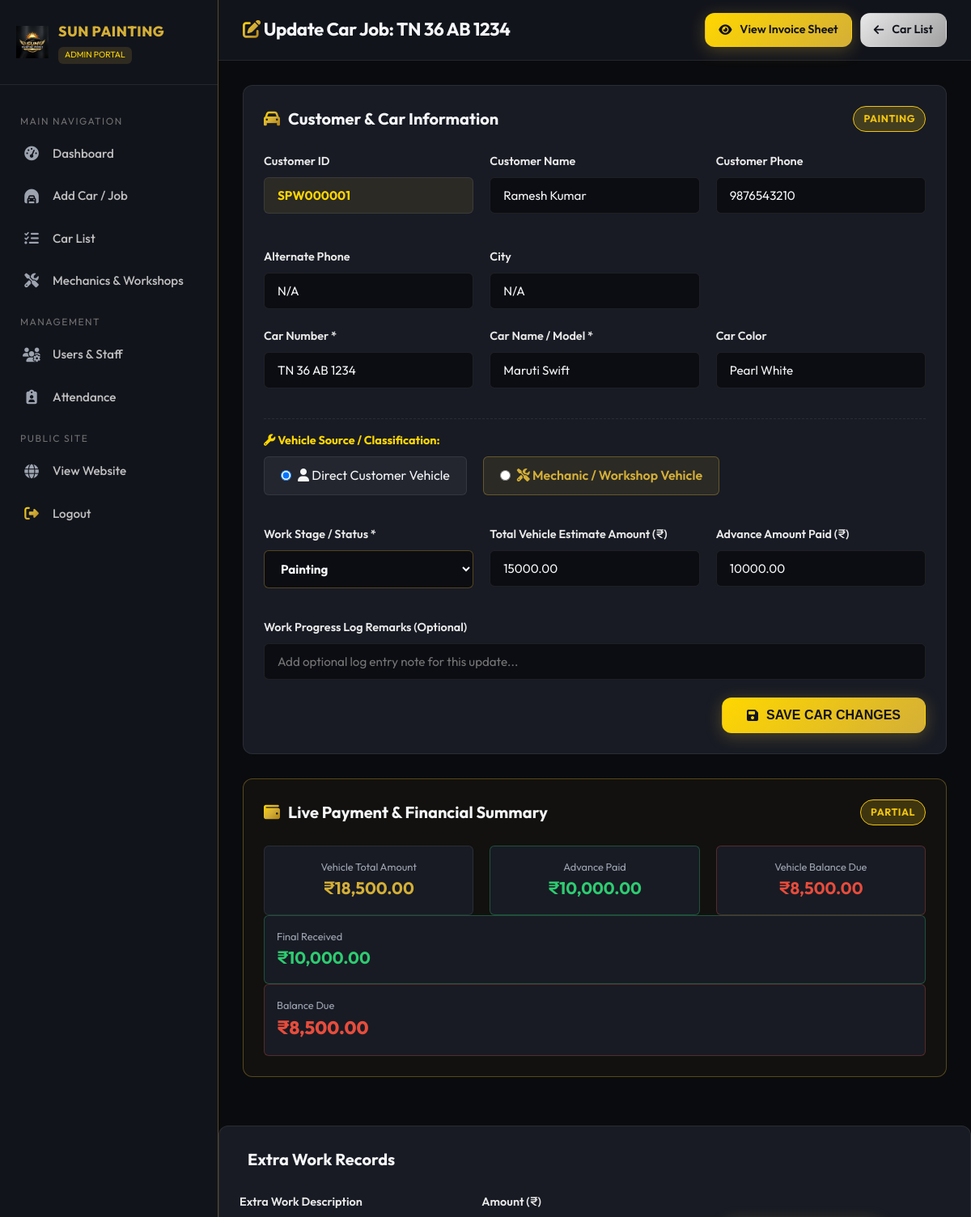
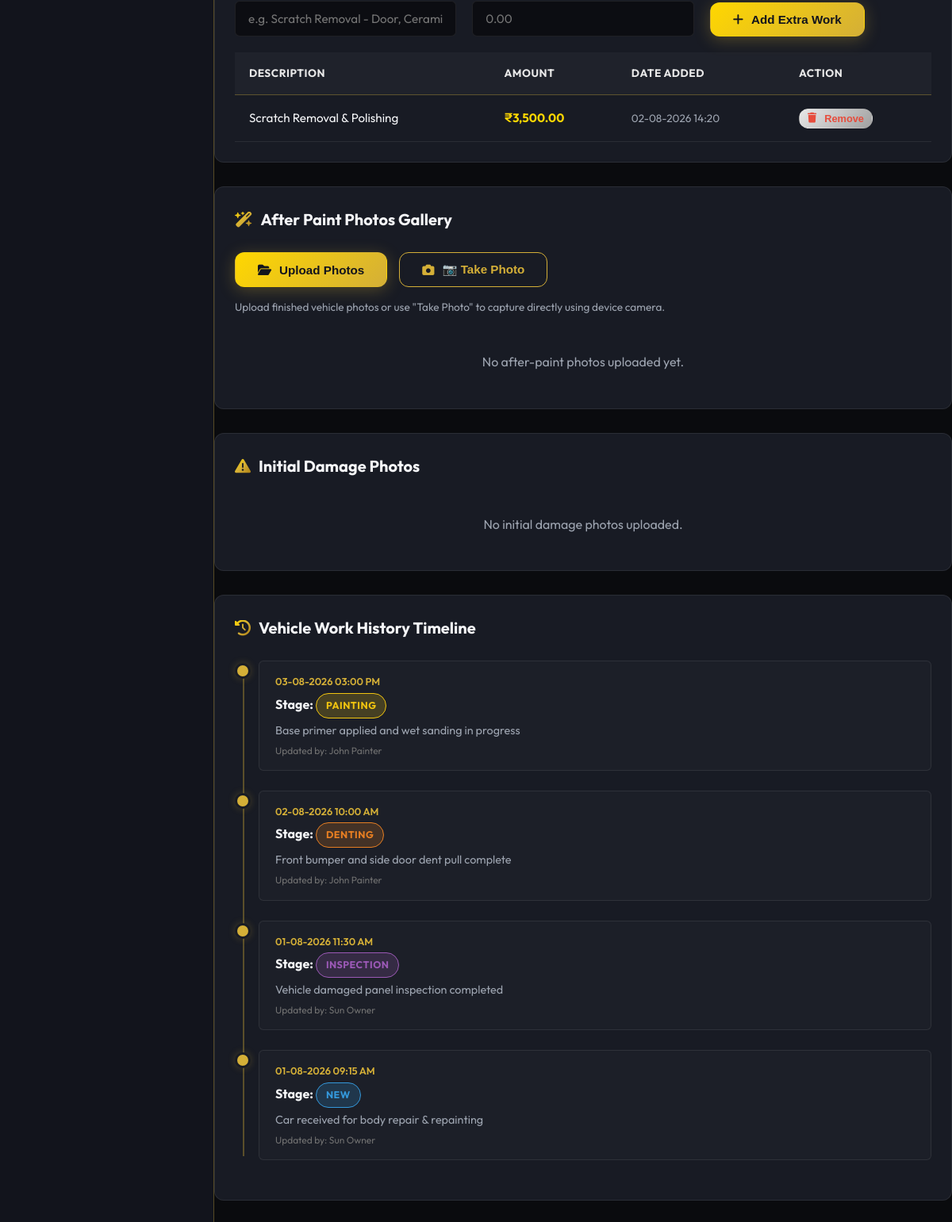
Page /admin/update_car.php?id=1 (signed in) on the committed database (2 pictures, top to bottom).
### tables this page shows
CREATE TABLE IF NOT EXISTS `cars` (
  `id` INT AUTO_INCREMENT PRIMARY KEY,
  `customer_id` VARCHAR(50) NOT NULL,
  `car_number` VARCHAR(50) NOT NULL,
  `car_name` VARCHAR(100) NOT NULL,
  `car_color` VARCHAR(50) NOT NULL,
  `is_mechanic_vehicle` ENUM('No', 'Yes') NOT NULL DEFAULT 'No',
  `mechanic_name` VARCHAR(100) NULL,
  `workshop_name` VARCHAR(100) NULL,
  `mechanic_contact` VARCHAR(20) NULL,
  `mechanic_location` VARCHAR(150) NULL,
  `customer_contact` VARCHAR(20) NULL,
  `estimate_amount` DECIMAL(10,2) NOT NULL DEFAULT 0.00,
  `total_amount` DECIMAL(10,2) NOT NULL DEFAULT 0.00,
  `final_amount` DECIMAL(10,2) NOT NULL DEFAULT 0.00,
  `advance_amount` DECIMAL(10,2) NOT NULL DEFAULT 0.00,
  `mechanic_total_amount` DECIMAL(10,2) NOT NULL DEFAULT 0.00,
  `mechanic_given_amount` DECIMAL(10,2) NOT NULL DEFAULT 0.00,
  `mechanic_balance_amount` DECIMAL(10,2) NOT NULL DEFAULT 0.00,
  `balance_amount` DECIMAL(10,2) NOT NULL DEFAULT 0.00,
  `payment_status` ENUM('Pending', 'Partial', 'Paid') NOT NULL DEFAULT 'Pending',
  `status` ENUM('New', 'Inspection', 'Denting', 'Painting', 'Polishing', 'Extra Work', 'Completed', 'Delivered') NOT NULL DEFAULT 'New',
  `created_by` INT NULL,
  `created_at` TIMESTAMP DEFAULT CURRENT_TIMESTAMP,
  `updated_at` TIMESTAMP DEFAULT CURRENT_TIMESTAMP ON UPDATE CURRENT_TIMESTAMP,
  INDEX `idx_car_customer_id` (`customer_id`),
  INDEX `idx_car_number` (`car_number`),
  INDEX `idx_car_status` (`status`),
  INDEX `idx_payment_status` (`payment_status`),
  CONSTRAINT `fk_cars_customer` FOREIGN KEY (`customer_id`) REFERENCES `customers` (`customer_id`) ON DELETE CASCADE ON UPDATE CASCADE
);

CREATE TABLE IF NOT EXISTS `customers` (
  `id` INT AUTO_INCREMENT PRIMARY KEY,
  `customer_id` VARCHAR(50) NOT NULL UNIQUE,
  `customer_no` VARCHAR(20) NOT NULL,
  `alternate_phone` VARCHAR(20) NULL,
  `customer_name` VARCHAR(100) NOT NULL,
  `city` VARCHAR(100) NULL,
  `created_at` TIMESTAMP DEFAULT CURRENT_TIMESTAMP,
  `updated_at` TIMESTAMP DEFAULT CURRENT_TIMESTAMP ON UPDATE CURRENT_TIMESTAMP,
  INDEX `idx_customer_id` (`customer_id`),
  INDEX `idx_customer_no` (`customer_no`)
);

CREATE TABLE IF NOT EXISTS `extra_work` (
  `id` INT AUTO_INCREMENT PRIMARY KEY,
  `car_id` INT NOT NULL,
  `description` VARCHAR(255) NOT NULL,
  `amount` DECIMAL(10,2) NOT NULL DEFAULT 0.00,
  `added_by` INT NULL,
  `created_at` TIMESTAMP DEFAULT CURRENT_TIMESTAMP,
  INDEX `idx_extra_work_car_id` (`car_id`),
  CONSTRAINT `fk_extra_work_car` FOREIGN KEY (`car_id`) REFERENCES `cars` (`id`) ON DELETE CASCADE
);

CREATE TABLE IF NOT EXISTS `work_history` (
  `id` INT AUTO_INCREMENT PRIMARY KEY,
  `car_id` INT NOT NULL,
  `status` VARCHAR(50) NOT NULL,
  `description` TEXT NULL,
  `updated_by` INT NULL,
  `created_at` TIMESTAMP DEFAULT CURRENT_TIMESTAMP,
  INDEX `idx_work_history_car_id` (`car_id`),
  CONSTRAINT `fk_work_history_car` FOREIGN KEY (`car_id`) REFERENCES `cars` (`id`) ON DELETE CASCADE
);

CREATE TABLE IF NOT EXISTS `users` (
  `id` INT AUTO_INCREMENT PRIMARY KEY,
  `employee_id` VARCHAR(50) NOT NULL UNIQUE,
  `name` VARCHAR(100) NOT NULL,
  `phone` VARCHAR(20) NOT NULL,
  `username` VARCHAR(50) NOT NULL UNIQUE,
  `password` VARCHAR(255) NOT NULL,
  `role` ENUM('Admin', 'User') NOT NULL DEFAULT 'User',
  `joining_date` DATE NULL,
  `status` ENUM('Active', 'Inactive') NOT NULL DEFAULT 'Active',
  `created_at` TIMESTAMP DEFAULT CURRENT_TIMESTAMP,
  `updated_at` TIMESTAMP DEFAULT CURRENT_TIMESTAMP ON UPDATE CURRENT_TIMESTAMP,
  INDEX `idx_username` (`username`),
  INDEX `idx_employee_id` (`employee_id`),
  INDEX `idx_role` (`role`)
);

### admin/update_car.php (the view, shortened to what the rows shown need)
<?php
require_once __DIR__ . '/../includes/admin_auth.php';
$car_id = (int)($_GET['id'] ?? 0);
$stmt = $pdo->prepare("SELECT c.*, cust.customer_name, cust.customer_no, cust.alternate_phone, cust.city FROM cars c JOIN customers cust ON c.customer_id = cust.customer_id WHERE c.id = ?");
$stmt->execute([$car_id]);
$car = $stmt->fetch();
$stmtExtra = $pdo->prepare("SELECT * FROM extra_work WHERE car_id = ? ORDER BY id ASC");
$stmtExtra->execute([$car_id]);
$extraWorks = $stmtExtra->fetchAll();
$stmtHistory = $pdo->prepare("SELECT wh.*, u.name AS updater_name FROM work_history wh LEFT JOIN users u ON wh.updated_by = u.id WHERE wh.car_id = ? ORDER BY wh.id DESC");
$stmtHistory->execute([$car_id]);
$workHistory = $stmtHistory->fetchAll();
?>
<!DOCTYPE html>
<html lang="en">
<head>
  <link rel="stylesheet" href="https://cdnjs.cloudflare.com/ajax/libs/font-awesome/6.4.0/css/all.min.css">
  <link rel="stylesheet" href="../assets/css/style.css">
  <link rel="stylesheet" href="../assets/css/dashboard.css">
</head>
<body>
<div class="app-wrapper">
  <main class="main-content">
    <header class="top-bar">
      <h1 class="top-bar-title"><i class="fa-solid fa-pen-to-square text-gold"></i> Update Car Job: <?php echo e($car['car_number']); ?></h1>
      <div style="display: flex; gap: 10px;">
        <a href="car_details.php?id=<?php echo $car_id; ?>" class="btn btn-gold" style="padding: 8px 16px; font-size: 0.9rem;"><i class="fa-solid fa-eye"></i> View Invoice Sheet</a>
        <a href="car_list.php" class="btn btn-silver" style="padding: 8px 16px; font-size: 0.9rem;"><i class="fa-solid fa-arrow-left"></i> Car List</a>
      </div>
    </header>
    <div class="content-body">
      <form action="update_car.php?id=<?php echo $car_id; ?>" method="POST">
        <div class="card-box">
          <div class="card-box-header">
            <div style="display: flex; gap: 10px; align-items: center;">
              <span class="badge badge-status-<?php echo e($car['status']); ?>"><?php echo e($car['status']); ?></span>
            </div>
          </div>
          <div class="form-row">
            <div class="form-group">
              <label class="form-label">Customer ID</label>
              <input type="text" class="form-control" value="<?php echo e($car['customer_id']); ?>" readonly style="background: rgba(212,175,55,0.1); color: var(--gold-light); font-weight: 700;">
            </div>
            <div class="form-group">
              <label class="form-label">Customer Name</label>
              <input type="text" class="form-control" value="<?php echo e($car['customer_name']); ?>" readonly>
            </div>
            <div class="form-group">
              <label class="form-label">Customer Phone</label>
              <input type="text" class="form-control" value="<?php echo e($car['customer_no']); ?>" readonly>
            </div>
            <div class="form-group">
              <label class="form-label">Alternate Phone</label>
              <input type="text" class="form-control" value="<?php echo e($car['alternate_phone'] ?? 'N/A'); ?>" readonly>
            </div>
            <div class="form-group">
              <label class="form-label">City</label>
              <input type="text" class="form-control" value="<?php echo e($car['city'] ?? 'N/A'); ?>" readonly>
            </div>
          </div>
          <div class="form-row">
            <div class="form-group">
              <label class="form-label">Car Number *</label>
              <input type="text" name="car_number" class="form-control" value="<?php echo e($car['car_number']); ?>" required style="text-transform: uppercase;">
            </div>
            <div class="form-group">
              <label class="form-label">Car Name / Model *</label>
              <input type="text" name="car_name" class="form-control" value="<?php echo e($car['car_name']); ?>" required>
            </div>
            <div class="form-group">
              <label class="form-label">Car Color</label>
              <input type="text" name="car_color" class="form-control" value="<?php echo e($car['car_color']); ?>">
            </div>
          </div>
          <div class="form-row" style="margin-top: 15px; padding-top: 15px; border-top: 1px dashed var(--border-light);">
            <div class="form-group" style="flex: 1 1 100%;">
              <div style="display: flex; gap: 20px; margin-top: 8px; flex-wrap: wrap;">
                <label style="display: flex; align-items: center; gap: 8px; cursor: pointer; background: rgba(255,255,255,0.05); padding: 10px 20px; border-radius: var(--radius-sm); border: 1px solid var(--border-light);">
                  <input type="radio" name="is_mechanic_vehicle" value="No" <?php echo ($car['is_mechanic_vehicle'] ?? 'No') === 'No' ? 'checked' : ''; ?> onchange="toggleMechanicSection(false)">
                  <span><i class="fa-solid fa-user"></i> Direct Customer Vehicle</span>
                </label>
                <label style="display: flex; align-items: center; gap: 8px; cursor: pointer; background: rgba(212,175,55,0.1); padding: 10px 20px; border-radius: var(--radius-sm); border: 1px solid var(--border-gold); color: var(--gold-primary); font-weight: 600;">
                  <input type="radio" name="is_mechanic_vehicle" value="Yes" <?php echo ($car['is_mechanic_vehicle'] ?? '') === 'Yes' ? 'checked' : ''; ?> onchange="toggleMechanicSection(true)">
                  <span><i class="fa-solid fa-screwdriver-wrench"></i> Mechanic / Workshop Vehicle</span>
                </label>
              </div>
            </div>
          </div>
          <div class="form-row" style="margin-top: 15px;">
            <div class="form-group">
              <label class="form-label">Work Stage / Status *</label>
              <select name="status" class="form-control" style="border-color: var(--border-gold); font-weight: 700;">
                <?php
                $allStatuses = ['New', 'Inspection', 'Denting', 'Painting', 'Polishing', 'Extra Work', 'Completed', 'Delivered'];
                foreach ($allStatuses as $st):
                ?>
                  <option value="<?php echo $st; ?>" <?php echo $car['status'] === $st ? 'selected' : ''; ?>><?php echo $st; ?></option>
                <?php endforeach; ?>
              </select>
            </div>
            <div class="form-group">
              <label class="form-label">Total Vehicle Estimate Amount (₹)</label>
              <input type="number" step="0.01" id="estimate_amount" name="estimate_amount" class="form-control" value="<?php echo e($car['estimate_amount']); ?>" oninput="calculateUpdateAmounts()">
            </div>
            <div class="form-group">
              <label class="form-label">Advance Amount Paid (₹)</label>
              <input type="number" step="0.01" id="advance_amount" name="advance_amount" class="form-control" value="<?php echo e($car['advance_amount'] > 0 ? $car['advance_amount'] : $car['final_amount']); ?>" oninput="calculateUpdateAmounts()">
            </div>
          </div>
        </div>
      </form>
      <div class="card-box" style="background: rgba(212, 175, 55, 0.04); border-color: var(--border-gold);">
        <div class="card-box-header">
          <div class="card-box-title"><i class="fa-solid fa-wallet text-gold"></i> Live Payment & Financial Summary</div>
          <span class="badge badge-pay-<?php echo e($car['payment_status']); ?>"><?php echo e($car['payment_status']); ?></span>
        </div>
        <div style="display: grid; grid-template-columns: repeat(auto-fit, minmax(180px, 1fr)); gap: 20px; text-align: center;">
          <div style="background: var(--bg-card); padding: 15px; border-radius: var(--radius-sm); border: 1px solid var(--border-light);">
            <div style="font-size: 0.8rem; color: var(--text-muted);">Vehicle Total Amount</div>
            <div style="font-size: 1.3rem; font-weight: 700; color: var(--gold-primary);"><?php echo formatRupee($car['total_amount']); ?></div>
          </div>
          <div style="background: var(--bg-card); padding: 15px; border-radius: var(--radius-sm); border: 1px solid rgba(46,204,113,0.3);">
            <div style="font-size: 0.8rem; color: var(--text-muted);">Advance Paid</div>
            <div style="font-size: 1.3rem; font-weight: 700; color: #2ECC71;"><?php echo formatRupee($car['advance_amount'] > 0 ? $car['advance_amount'] : $car['final_amount']); ?></div>
          </div>
          <div style="background: var(--bg-card); padding: 15px; border-radius: var(--radius-sm); border: 1px solid rgba(231,76,60,0.3);">
            <div style="font-size: 0.8rem; color: var(--text-muted);">Vehicle Balance Due</div>
            <div style="font-size: 1.3rem; font-weight: 700; color: #E74C3C;"><?php echo formatRupee($car['balance_amount']); ?></div>
          </div>
        </div>
          <div style="background: var(--bg-card); padding: 15px; border-radius: var(--radius-sm); border: 1px solid rgba(46,204,113,0.3);">
            <div style="font-size: 0.8rem; color: var(--text-muted);">Final Received</div>
            <div style="font-size: 1.3rem; font-weight: 700; color: #2ECC71;"><?php echo formatRupee($car['final_amount']); ?></div>
          </div>
          <div style="background: var(--bg-card); padding: 15px; border-radius: var(--radius-sm); border: 1px solid rgba(231,76,60,0.3);">
            <div style="font-size: 0.8rem; color: var(--text-muted);">Balance Due</div>
            <div style="font-size: 1.4rem; font-weight: 800; color: #E74C3C;"><?php echo formatRupee($car['balance_amount']); ?></div>
          </div>
        </div>
      </div>
      <div class="card-box">
        <div class="table-responsive">
          <table class="custom-table">
            <thead>
              <tr>
                <th>Description</th>
                <th>Amount</th>
                <th>Date Added</th>
                <th>Action</th>
              </tr>
            </thead>
            <tbody>
              <?php if (empty($extraWorks)): ?>
                <tr>
                  <td colspan="4" style="text-align: center; color: var(--text-muted); padding: 20px;">No extra work added yet.</td>
                </tr>
              <?php else: ?>
                <?php foreach ($extraWorks as $ew): ?>
                  <tr>
                    <td><?php echo e($ew['description']); ?></td>
                    <td style="font-weight: 700; color: var(--gold-light);"><?php echo formatRupee($ew['amount']); ?></td>
                    <td style="font-size: 0.85rem; color: var(--text-muted);"><?php echo date('d-m-Y H:i', strtotime($ew['created_at'])); ?></td>
                    <td>
                      <form action="update_car.php?id=<?php echo $car_id; ?>" method="POST" onsubmit="return confirm('Remove this extra work item?');">
                        <button type="submit" class="btn btn-silver" style="padding: 4px 10px; font-size: 0.8rem; color: #E74C3C;"><i class="fa-solid fa-trash"></i> Remove</button>
                      </form>
                    </td>
                  </tr>
                <?php endforeach; ?>
              <?php endif; ?>
            </tbody>
          </table>
        </div>
      </div>
      <div class="card-box">
        <div class="timeline">
          <?php foreach ($workHistory as $wh): ?>
            <div class="timeline-item">
              <div class="timeline-marker"></div>
              <div class="timeline-content">
                <div class="timeline-date"><?php echo date('d-m-Y h:i A', strtotime($wh['created_at'])); ?></div>
                <div class="timeline-title">Stage: <span class="badge badge-status-<?php echo e($wh['status']); ?>"><?php echo e($wh['status']); ?></span></div>
                <div style="color: var(--text-muted); font-size: 0.9rem; margin-top: 4px;"><?php echo e($wh['description']); ?></div>
                <div style="font-size: 0.75rem; color: var(--silver-dark); margin-top: 4px;">Updated by: <?php echo e($wh['updater_name'] ?? 'System'); ?></div>
              </div>
            </div>
          <?php endforeach; ?>
        </div>
      </div>
    </div>
</body>
</html>

### rows in the picture
cars: car_number "TN 36 AB 1234", status "PAINTING", customer "SPW000001", customer_name "Ramesh Kumar", customer_no "9876543210", alternate_phone "N/A", city "N/A", car_name "Maruti Swift", car_color "Pearl White", is_mechanic_vehicle "☑ Direct Customer Vehicle", is_mechanic_vehicle "☐ Mechanic / Workshop Vehicle", status "Painting", estimate_amount "15000.00", advance_amount "10000.00", payment_status "PARTIAL", total_amount "₹18,500.00", advance_amount+final_amount "₹10,000.00", balance_amount "₹8,500.00", final_amount "₹10,000.00"
extra_work: description "Scratch Removal & Polishing", amount "₹3,500.00", created_at "02-08-2026 14:20"
work_history: created_at "03-08-2026 03:00 PM", status "PAINTING", description "Base primer applied and wet sanding in progress", users.name "John Painter"
work_history: created_at "02-08-2026 10:00 AM", status "DENTING", description "Front bumper and side door dent pull complete", users.name "John Painter"
work_history: created_at "01-08-2026 11:30 AM", status "INSPECTION", description "Vehicle damaged panel inspection completed", users.name "Sun Owner"
work_history: created_at "01-08-2026 09:15 AM", status "NEW", description "Car received for body repair & repainting", users.name "Sun Owner"
